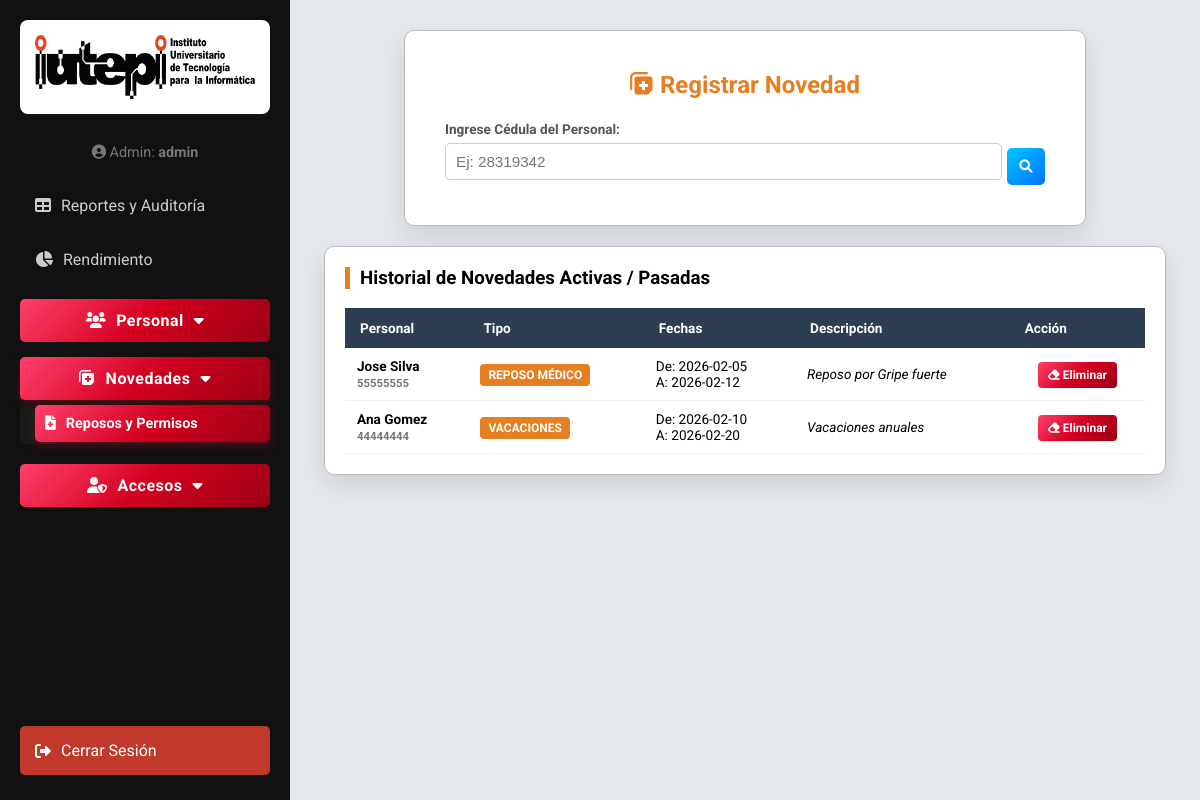
Page /registrar_novedad (signed in) on the committed database.
### tables this page shows
CREATE TABLE novedades (id INTEGER PRIMARY KEY AUTOINCREMENT, cedula TEXT, tipo TEXT, fecha_inicio TEXT, fecha_fin TEXT, descripcion TEXT);

CREATE TABLE personal (id INTEGER PRIMARY KEY AUTOINCREMENT, cedula TEXT, nombre TEXT, departamento TEXT, cargo TEXT);

### app.py (the view, shortened to what this page needs)
@app.route('/registrar_novedad', methods=['GET', 'POST'])
def registrar_novedad():
    if 'usuario' not in session: return redirect(url_for('login'))
    mensaje, nombre_encontrado, cedula_buscada = "", "", ""
    conn = get_db_connection()
    cursor = conn.cursor()
    cursor.execute("SELECT n.*, p.nombre FROM novedades n JOIN personal p ON n.cedula = p.cedula ORDER BY n.id DESC")
    novedades_list = [dict(r) for r in cursor.fetchall()]
    conn.close()
    return render_template('registrar_novedad.html', mensaje=mensaje, nombre_encontrado=nombre_encontrado, cedula_buscada=cedula_buscada, hoy=datetime.now().strftime("%Y-%m-%d"), usuario_actual=session['usuario'], novedades_list=novedades_list)

### app.py (called while the page is built)
def get_db_connection():
    conn = sqlite3.connect(DB_PATH)
    conn.row_factory = sqlite3.Row
    return conn

@app.before_request
def make_session_permanent():
    session.permanent = True

### templates/registrar_novedad.html (shortened to what this page needs)
<!DOCTYPE html>
<html lang="es">
<head>
    <link rel="stylesheet" href="https://cdnjs.cloudflare.com/ajax/libs/font-awesome/6.0.0/css/all.min.css">
    <link rel="stylesheet" href="{{ url_for('static', filename='css/style.css') }}">
    <link rel="stylesheet" href="https://cdn.jsdelivr.net/npm/flatpickr/dist/flatpickr.min.css">
    <link rel="stylesheet" type="text/css" href="https://npmcdn.com/flatpickr/dist/themes/material_red.css">
</head>
<body class="dashboard-bg">
    <div class="sidebar">
        <div class="logo-box"><img src="{{ url_for('static', filename='img/IUTEPI Logo.png') }}" alt="IUTEPI"></div>
        <div style="margin-bottom: 20px; text-align: center; color: #777; font-size: 0.9rem;">
            <i class="fas fa-user-circle"></i> Admin: <strong>{{ usuario_actual }}</strong>
        </div>
        <a href="/admin_panel" class="menu-btn"><i class="fas fa-table"></i> Reportes y Auditoría</a>
        <a href="/rendimiento" class="menu-btn"><i class="fas fa-chart-pie"></i> Rendimiento</a>
        <button class="dropdown-btn"><i class="fas fa-users"></i> Personal <i class="fas fa-caret-down"></i></button>
        <button class="dropdown-btn active"><i class="fas fa-notes-medical"></i> Novedades <i class="fas fa-caret-down"></i></button>
        <div class="dropdown-container" style="display: block;"><a href="/registrar_novedad" class="menu-btn active"><i class="fas fa-file-medical"></i> Reposos y Permisos</a></div>
        <button class="dropdown-btn"><i class="fas fa-user-shield"></i> Accesos <i class="fas fa-caret-down"></i></button>
        <a href="/logout" class="menu-btn" style="margin-top:auto; background:#c0392b; color:white;"><i class="fas fa-sign-out-alt"></i> Cerrar Sesión</a>
    </div>
    <div class="main-center">
        <div class="card card-form">
            <h2 style="color:#e67e22; margin-top:0; text-align:center;"><i class="fas fa-notes-medical"></i> Registrar Novedad</h2>
            {% if not nombre_encontrado %}
                <form method="POST">
                    <label style="font-size:0.85rem; font-weight:bold; color:#555;">Ingrese Cédula del Personal:</label>
                    <div style="display:flex; gap:5px;">
                        <input type="text" name="cedula" required placeholder="Ej: 28319342" value="{{ cedula_buscada }}">
                        <button type="submit" name="buscar_cedula" class="btn-blue" style="width:auto;"><i class="fas fa-search"></i></button>
                    </div>
                </form>
            {% endif %}
        </div>
        <div class="card" style="width: 100%; max-width: 800px;">
            <h3 style="margin-top:0; border-left: 5px solid #e67e22; padding-left: 10px;">Historial de Novedades Activas / Pasadas</h3>
            <table>
                <thead>
                    <tr><th>Personal</th><th>Tipo</th><th>Fechas</th><th>Descripción</th><th>Acción</th></tr>
                </thead>
                <tbody>
                    {% if novedades_list %}
                        {% for n in novedades_list %}
                        <tr>
                            <td style="font-weight:bold;">{{ n.nombre }}<br><small style="color:#777">{{ n.cedula }}</small></td>
                            <td><span class="badge bg-orange">{{ n.tipo }}</span></td>
                            <td>De: {{ n.fecha_inicio }}<br>A: {{ n.fecha_fin }}</td>
                            <td style="font-style:italic;">{{ n.descripcion if n.descripcion else "-" }}</td>
                            <td style="text-align:center;">
                                <a href="#" class="btn-delete-small badge bg-red" style="text-decoration:none;"
                                   onclick="confirmarBorradoNovedad(event, '/eliminar_novedad/{{ n.id }}')">
                                   <i class="fas fa-eraser"></i> Eliminar
                                </a>
                            </td>
                        </tr>
                        {% endfor %}
                    {% else %}
                        <tr><td colspan="5" style="text-align:center; padding: 20px;">No hay reposos ni permisos registrados.</td></tr>
                    {% endif %}
                </tbody>
            </table>
        </div>
    </div>
</body>
</html>

### static/css/style.css (style rules this page uses)
:root { --red: #D4001F; --red-grad: linear-gradient(135deg, #ff416c 0%, #D4001F 50%, #9b0015 100%); --green-grad: linear-gradient(135deg, #11998e 0%, #27ae60 100%); --purple-grad: linear-gradient(135deg, #8e2de2 0%, #4a00e0 100%); --blue-grad: linear-gradient(135deg, #00c6ff 0%, #0072ff 100%); --orange-grad: linear-gradient(135deg, #f39c12 0%, #d35400 100%); --dark: #111; }
body { font-family: 'Roboto', sans-serif; margin: 0; }
.dashboard-bg { background: #e4e7ec; display: flex; height: 100vh; overflow: hidden; }
.sidebar { width: 250px; background: var(--dark); color: white; padding: 20px; display: flex; flex-direction: column; overflow-y: auto; }
.logo-box { background: white; padding: 15px; border-radius: 8px; margin-bottom: 30px; text-align: center; }
.logo-box img { width: 100%; height: auto; display: block; }
.menu-btn { color: #ccc; text-decoration: none; display: block; padding: 15px; border-radius: 5px; margin-bottom: 5px; transition: 0.3s; display: flex; align-items: center; gap: 10px; }
.menu-btn:hover, .menu-btn.active { background: var(--red-grad); color: white; font-weight: bold; box-shadow: 0 4px 10px rgba(212, 0, 31, 0.3); }
.dropdown-btn { color: #ccc; text-decoration: none; padding: 15px; border-radius: 5px; margin-bottom: 5px; transition: 0.3s; display: flex; align-items: center; justify-content: space-between; gap: 10px; background: none; border: none; width: 100%; font-size: 1rem; cursor: pointer; font-family: inherit; }
.dropdown-btn:hover, .dropdown-btn.active { background: var(--red-grad); color: white; font-weight: bold; box-shadow: 0 4px 10px rgba(212, 0, 31, 0.3); }
.dropdown-container { display: none; background-color: #1a1a1a; padding-left: 15px; border-radius: 5px; margin-bottom: 10px; }
.dropdown-container .menu-btn { padding: 10px; margin-bottom: 2px; font-size: 0.9rem; }
.main-center { flex: 1; display: flex; flex-direction: column; align-items: center; justify-content: flex-start; padding: 30px; overflow-y: auto; }
.card { background: white; padding: 20px; border-radius: 10px; box-shadow: 0 10px 25px rgba(0, 0, 0, 0.1); border: 1px solid #babbbe; height: fit-content; margin-bottom: 20px; }
.card-form { padding: 40px; width: 100%; max-width: 600px; margin: 0 auto 20px auto; }
.dashboard-bg input, .dashboard-bg select, .dashboard-bg textarea { width: 100%; padding: 8px 10px; margin: 5px 0; border: 1px solid #ccc; border-radius: 5px; box-sizing: border-box; font-size: 0.95rem; }
.dashboard-bg button { width: 100%; padding: 12px; background: var(--red-grad); color: white !important; border: none; border-radius: 5px; cursor: pointer; font-weight: bold; margin-top: 10px; transition: 0.3s; display: flex; align-items: center; justify-content: center; gap: 10px; text-shadow: transparent 0px 0px 0px !important; letter-spacing: 0.5px; }
.btn-blue { background: var(--blue-grad) !important; color: white !important; border: none !important; text-shadow: transparent 0px 0px 0px !important; }
.btn-delete-small { padding: 6px 10px !important; width: auto !important; margin: 0 !important; font-size: 0.8rem; }
table { width: 100%; border-collapse: collapse; font-size: 0.85rem; margin-top: 15px; }
th { text-align: left; padding: 12px 15px; background: #2c3e50; color: white; }
td { padding: 10px 12px; border-bottom: 1px solid #eee; vertical-align: middle; }
.badge { padding: 4px 8px; border-radius: 4px; color: white; font-size: 0.75rem; font-weight: bold; }
.bg-orange { background: #e67e22; }
.bg-red { background: var(--red-grad); }

### rows in the picture
novedades: nombre "Jose Silva", cedula "55555555", tipo "REPOSO MÉDICO", fecha_inicio "2026-02-05", fecha_fin "2026-02-12", descripcion "Reposo por Gripe fuerte"
novedades: nombre "Ana Gomez", cedula "44444444", tipo "VACACIONES", fecha_inicio "2026-02-10", fecha_fin "2026-02-20", descripcion "Vacaciones anuales"

### other values in the picture
{{ usuario_actual }} "admin"
